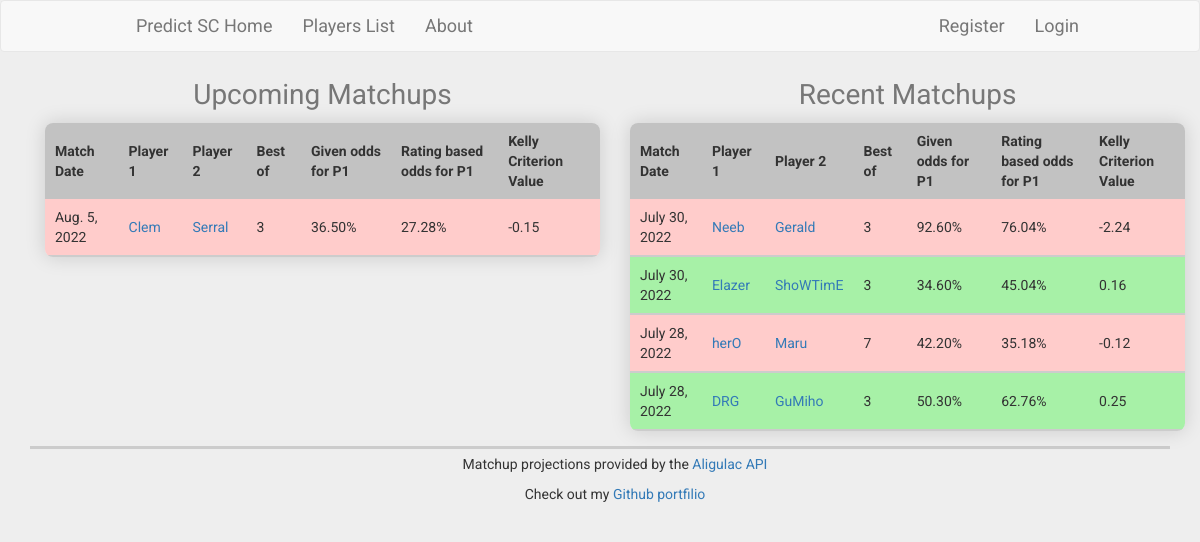
The app's page /scodds/ with its own data.
### scodds/models.py (models this page shows, shortened)
class Matchup(models.Model):
    player1 = models.ForeignKey(
        Player, on_delete=models.CASCADE, related_name="player1")
    player2 = models.ForeignKey(
        Player, on_delete=models.CASCADE, related_name="player2")
    bestOf = models.IntegerField(default=3)
    p1Odds = models.FloatField(default=0)
    p1AligulacOdds = models.FloatField(default=0)
    kellyValue = models.FloatField(default=0)
    matchupDate = models.DateField(default=date.today)

class Player(models.Model):
    name = models.CharField(max_length=32)
    full_name = models.CharField(max_length=32, default="N/A")
    country = models.CharField(max_length=32, default="N/A")

### scodds/views.py (the view)
# urls.py: path("", views.index, name="index"),
def index(request):
    future = Matchup.objects.exclude(matchupDate__lt=datetime.date.today())
    future = future.order_by('matchupDate')
    past = Matchup.objects.exclude(matchupDate__gte=datetime.date.today())
    past = past.order_by('-matchupDate')[:40]
    return render(request, "scodds/index.html", {
        "pastMatches": past,
        "futureMatches": future
    })

### scodds/templates/scodds/index.html (shortened to what this page needs)
{% extends "scodds/layout.html" %}
{% load static %}
{% block body %}
<div class="container">
  <div class="row">
    <div class="col-md-6">
      <table class="content-table">
        <caption class="text-center">Upcoming Matchups</caption>
        <thead>
          <tr>
            <th>Match Date</th>
            <th>Player 1</th>
            <th>Player 2</th>
            <th>Best of</th>
            <th>Given odds for P1</th>
            <th>Rating based odds for P1</th>
            <th>Kelly Criterion Value</th>
          </tr>
        </thead>
        {% for matchup in futureMatches %}
        <tbody>
          <tr>
            <td>{{matchup.matchupDate}}</td>
            <td><a href="{% url 'player' matchup.player1.id %}">{{matchup.player1.name}}</a></td>
            <td><a href="{% url 'player' matchup.player2.id %}">{{matchup.player2.name}}</a></td>
            <td>{{matchup.bestOf}}</td>
            <td>{{matchup.p1Odds|floatformat:2}}%</td>
            <td>{{matchup.p1AligulacOdds|floatformat:2}}%</td>
            <td>{{matchup.kellyValue|floatformat:2}}</td>
          </tr>
        </tbody>
        {% endfor %}
      </table>
    </div>
    <div class="col-md-6">
      <table class="content-table">
        <caption class="text-center">Recent Matchups</caption>
        <thead>
          <tr>
            <th>Match Date</th>
            <th>Player 1</th>
            <th>Player 2</th>
            <th>Best of</th>
            <th>Given odds for P1</th>
            <th>Rating based odds for P1</th>
            <th>Kelly Criterion Value</th>
          </tr>
        </thead>
        {% for matchup in pastMatches %}
        <tr>
          <td>{{matchup.matchupDate}}</td>
          <td><a href="{% url 'player' matchup.player1.id %}">{{matchup.player1.name}}</a></td>
          <td><a href="{% url 'player' matchup.player2.id %}">{{matchup.player2.name}}</a></td>
          <td>{{matchup.bestOf}}</td>
          <td>{{matchup.p1Odds|floatformat:2}}%</td>
          <td>{{matchup.p1AligulacOdds|floatformat:2}}%</td>
          <td>{{matchup.kellyValue|floatformat:2}}</td>
        </tr>
        {% endfor %}
      </table>
    </div>
  </div>
</div>
{% endblock %}

### scodds/static/scodds/styles.css (style rules this page uses)
html * { font-family: 'Roboto', sans-serif; }
.container { background-color: #eeeeee; }
body { background-color: #eeeeee !important; font-family: 'Roboto', sans-serif; }
html,body { height: 100%; }
.content-table { border-collapse: collapse; margin: 15px 0; width: 100%; font-size: 1em; border-radius: 8px; overflow: hidden; box-shadow: 0 0 20px rgba(0, 0, 0, .15); }
.content-table thead tr { border-radius: 8px; background-color: #C2C2C2; font-weight: bold; }
th:first-of-type { border-top-left-radius: 8px; }
th:last-of-type { border-top-right-radius: 8px; }
.content-table th, .content-table td { padding: 8px 10px; }
.content-table tbody tr { border-bottom: 2px solid #ccc; }
td, th { text-align: left; }
caption { font-size: 2em; }

### records on screen
Matchup: matchupDate "Aug. 5, 2022", player1.name "Clem", player2.name "Serral", bestOf "3", p1Odds "36.50", p1AligulacOdds "27.28", kellyValue "-0.15"
Matchup: matchupDate "July 30, 2022", player1.name "Neeb", player2.name "Gerald", bestOf "3", p1Odds "92.60", p1AligulacOdds "76.04", kellyValue "-2.24"
Matchup: matchupDate "July 30, 2022", player1.name "Elazer", player2.name "ShoWTimE", bestOf "3", p1Odds "34.60", p1AligulacOdds "45.04", kellyValue "0.16"
Matchup: matchupDate "July 28, 2022", player1.name "herO", player2.name "Maru", bestOf "7", p1Odds "42.20", p1AligulacOdds "35.18", kellyValue "-0.12"
Matchup: matchupDate "July 28, 2022", player1.name "DRG", player2.name "GuMiho", bestOf "3", p1Odds "50.30", p1AligulacOdds "62.76", kellyValue "0.25"
